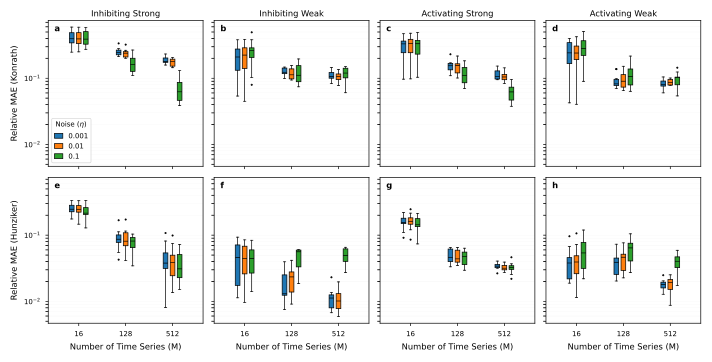

Generate this figure with Python:
import pandas as pd
import numpy as np
import matplotlib.pyplot as plt
import matplotlib.patches as mpatches
from pathlib import Path

# ---------------------------------------------------------------------------
# Paths & config
# ---------------------------------------------------------------------------
project_root    = Path(__file__).resolve().parents[4]
code_root       = project_root / "code"
EXPERIMENT_ROOT = code_root / "experiments" / "multivariate" / "multivariate_study_2026-02-10_182131"

SEEDS       = range(10)
VALID_N     = [16, 128, 512]
VALID_NOISE = [0.001, 0.01, 0.1]

FUNCTIONS = [
    ("monoton_decreasing_strong_hill", "Inhibiting Strong"),
    ("monoton_decreasing_weak_hill",   "Inhibiting Weak"),
    ("monoton_increasing_strong_hill", "Activating Strong"),
    ("monoton_increasing_weak_hill",   "Activating Weak"),
]

MODELS = [
    ("konrath2020", "Konrath"),
    ("hunziker2010", "Hunziker"),
]

# ---------------------------------------------------------------------------
# Load all data — compute relative MAE = MAE / mean(|true|)
# ---------------------------------------------------------------------------
valid_func_keys = {f for f, _ in FUNCTIONS}

rows = []
for item in EXPERIMENT_ROOT.iterdir():
    if not item.is_dir():
        continue
    name  = item.name
    parts = name.split("_")
    model = next((m for m, _ in MODELS if name.startswith(m)), None)
    if model is None:
        continue
    try:
        n_signals = int(parts[-1][1:])
        noise     = float(parts[-2])
        func      = "_".join(parts[1:-2])
    except Exception:
        continue
    if n_signals not in VALID_N or noise not in VALID_NOISE:
        continue
    if func not in valid_func_keys:
        continue
    for seed in SEEDS:
        csv = item / f"run_seed_{seed}" / "learned_vs_true_crosstalk_factor_values.csv"
        if not csv.exists():
            continue
        try:
            df        = pd.read_csv(csv).sort_values("nfkb_flat")
            grid      = np.linspace(df["nfkb_flat"].min(), df["nfkb_flat"].max(), 500)
            true_vals = np.interp(grid, df["nfkb_flat"].values, df["true_synth_factor"].values)
            pred_vals = np.interp(grid, df["nfkb_flat"].values, df["pred_synth_factor"].values)
            mae       = np.mean(np.abs(true_vals - pred_vals))
            mean_true = np.mean(np.abs(true_vals))
            rel_mae   = mae / mean_true          # normalised by mean of true values
            rows.append({"model": model, "function": func,
                         "n_signals": n_signals, "noise": noise,
                         "rel_mae": rel_mae})
        except Exception:
            pass

df_all = pd.DataFrame(rows)

# ---------------------------------------------------------------------------
# Figure layout — 2 rows × 4 cols, shared axes
# ---------------------------------------------------------------------------
plt.rcParams.update({"font.size": 6, "axes.labelsize": 6, "axes.titlesize": 6,
                     "xtick.labelsize": 5, "ytick.labelsize": 5,
                     "legend.fontsize": 5, "lines.linewidth": 0.1})

plt.rcParams.update({"font.size": 6, "axes.labelsize": 6, "axes.titlesize": 6,
                     "xtick.labelsize": 5, "ytick.labelsize": 5,
                     "legend.fontsize": 5, "lines.linewidth": 0.1,
                     "axes.linewidth": 0.5,
                     "xtick.major.width": 0.5, "ytick.major.width": 0.5,
                     "xtick.major.size": 2,   "ytick.major.size": 2})

grid_keywords = {"ls": "-", "alpha": 0.1, "lw": 0.1, 'c': 'k'}

fig, axes = plt.subplots(
    2, 4,
    figsize=(7.00787, 3.5),
    sharex=True, sharey=True,
    constrained_layout=True,
)

mae_colors = ["C0", "C1", "C2"]
width      = 0.1
gap        = 1.5
offsets    = [-width * gap, 0, width * gap]
indices    = np.arange(len(VALID_N))
panel_letters = "abcdefgh"

for row_i, (model_key, model_label) in enumerate(MODELS):
    for col_i, (func_key, func_label) in enumerate(FUNCTIONS):
        ax  = axes[row_i, col_i]
        sub = df_all[(df_all["model"] == model_key) & (df_all["function"] == func_key)]

        for i, noise_val in enumerate(VALID_NOISE):
            groups = [
                sub[(sub["n_signals"] == n) & (sub["noise"] == noise_val)]["rel_mae"].values
                for n in VALID_N
            ]
            ax.boxplot(
                groups,
                positions=indices + offsets[i],
                widths=width,
                patch_artist=True,
                showfliers=True,
                boxprops=dict(facecolor=mae_colors[i], color="black", alpha=1, linewidth=0.5),
                medianprops=dict(color="black", linewidth=0.5),
                whiskerprops=dict(color="black", linewidth=0.5),
                capprops=dict(color="black", linewidth=0.5),
                flierprops=dict(marker="o", markerfacecolor="k", markersize=1,
                               linestyle="none", markeredgecolor="k", markeredgewidth=0.5),
            )

        ax.set_xticks(indices)
        ax.set_xticklabels(VALID_N)
        ax.set_yscale("log")
        ax.grid(True, axis="y", which="both", **grid_keywords)

        # Panel letter
        letter = panel_letters[row_i * 4 + col_i]
        ax.text(0.04, 0.97, letter, transform=ax.transAxes,
                fontsize=6, fontweight="bold", va="top", ha="left")

        if row_i == 0:
            ax.set_title(func_label, fontsize=6, pad=3)

        if row_i == len(MODELS) - 1:
            ax.set_xlabel("Number of Time Series (M)", fontsize=6)

        if col_i == 0:
            ax.set_ylabel(f"Relative MAE ({model_label})", fontsize=6)

# ---------------------------------------------------------------------------
# Shared legend
# ---------------------------------------------------------------------------
legend_handles = [
    mpatches.Patch(facecolor=mae_colors[i], edgecolor="black", label=str(v), linewidth=0.5)
    for i, v in enumerate(VALID_NOISE)
]
leg = axes[0, 0].legend(
    handles=legend_handles,
    title=r"Noise ($\eta$)",
    loc="lower left",
    ncol=1,
    fontsize=5,
    title_fontsize=5,
    columnspacing=1,
    handlelength=1.2,
)
leg.get_frame().set_linewidth(0.5)

# ---------------------------------------------------------------------------
# Save
# ---------------------------------------------------------------------------
output_dir  = code_root / "plots" / "paper_plots" / "supplement"
output_dir.mkdir(parents=True, exist_ok=True)
output_path = output_dir / "rmae_boxplot_supplement.pdf"
fig.savefig(output_path, dpi=300, bbox_inches="tight")
print(f"Saved to {output_path}")
